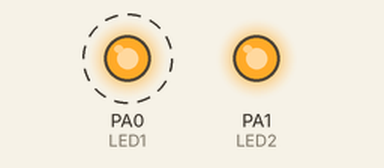
A sketch run on a simulated STM32 Blue Pill. On the bench: output pins drawn as LEDs (lit = HIGH). Dashed ring = blinking.

Above: at 0.5 s.
At 2.5 s:
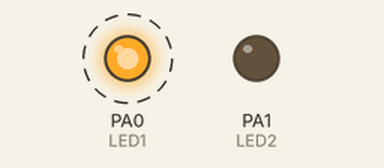
Timing chart, 0 to 6.9 s (numbered marks = the images above):
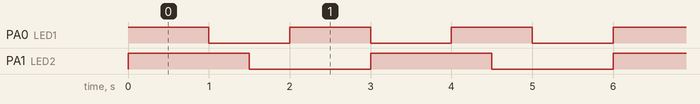

The sketch:

TwoLED.ino
```cpp
/*
Make a system with 2 LED having different blinking rate.
*/

const int LED1 = PA0;
const int LED2 = PA1;

void setup() {
  pinMode(LED1, OUTPUT);
  pinMode(LED2, OUTPUT);
}

/*
LED1 : (1 1 0 0 1 1 0 0 1 1 0 0) ...
LED2 : (1 1 1 0 0 0 1 1 1 0 0 0) ...
*/
void loop() {
  digitalWrite(LED1, HIGH);
  digitalWrite(LED2, HIGH);
  delay(1000);
  digitalWrite(LED1, LOW);
  delay(500);
  digitalWrite(LED2, LOW);
  delay(500);
  digitalWrite(LED1, HIGH);
  delay(1000);
  digitalWrite(LED1, LOW);
  digitalWrite(LED2, HIGH);
  delay(1000);
  digitalWrite(LED1, HIGH);
  delay(500);
  digitalWrite(LED2, LOW);
  delay(500);
  digitalWrite(LED1, LOW);
  delay(1000);
}
```

Measured:
- by itself, PA0 (LED1): alternates HIGH for 1.0 s and LOW for 1.0 s
- by itself, PA1 (LED2): alternates HIGH for 1.5 s and LOW for 1.5 s
- by itself, everything shown: repeats every 6.0 s, in 8 steps
